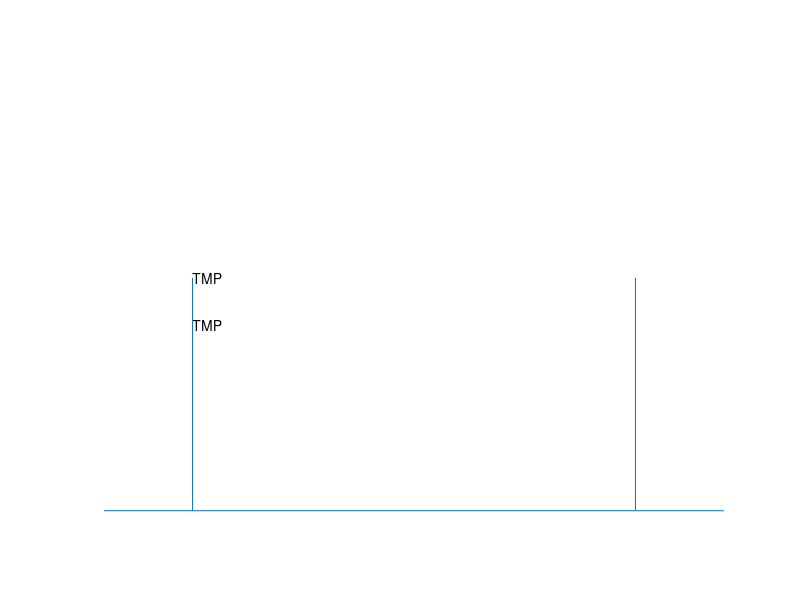

The MATLAB script that drew this image: (Note: this script raises an error after producing the figure.)
% Initial conditions
ax = 0;
xv0 = 2;
x0 = 2.5;

ay = -9.81;
yv0 = -10;
y0 = 2.5;

dur = 10;               % duration of sim in seconds

dt = 0.05;              % seconds per iteration
n_start = 0;
n_end = round(dur/dt);

% physics properties
dampening = 0.8;

% Initialize plot objects
figure(1);
p = plot(NaN,NaN,'ro');
xText = text(0,10,"TMP");
yText = text(0,8, "TMP");
xlim([-1 6])
ylim([-1 20])
line([-1,6], [0,0]);
line([0,0], [0,10]);
line([5,5], [0,10]);
axis off;

xp = x0;                    % previous X position
xvp = xv0;
yp = y0;                    % previous Y position
yvp = yv0;

pause(1);
yindex = 0;
for n=n_start:n_end
    % update X position
    xf = pos(ax,xv0,xp,dt);
    if xf < 0 || xf > 5
       xv0 = -dampening*(ax*dt + xvp);
       xf = pos(ax,xv0,xp,dt);
    else
        xv0 = (ax*dt + xvp);
    end
    xp = xf;
    xvp = xv0;
    
    % update Y position
    yf = pos(ay,yv0,yp,dt);
    if yf < 0 
        yv0 = -dampening*(ay*dt + yvp);
        yf = pos(ay,yv0,yp,dt);
    else
        yv0 = (ay*dt + yvp);
    end
    yp = yf;
    yvp = yv0;
    
    % Draw scene
    set(p, 'XData', xf, 'YData', yf);
    set(xText, 'String', xf);
    set(yText, 'String', yf);
    pause(dt)
    
    xp = xf;
    yp = yf;
    yindex = yindex + 1;
end

function answer = pos(a,v0,x0,t)
    answer = 0.5*a*t^2 + v0*t + x0;
end